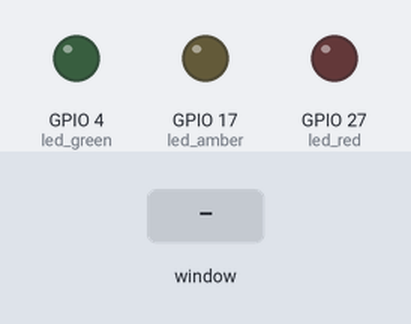
Recording of a program running on a simulated Raspberry Pi (BCM pin numbers) with a Pibrella. Parts: output pins drawn as LEDs (lit = HIGH). The inputs (shaded band) are chosen by the test bench. The desktop window is not drawn, its controls go by their first labels and the mouse button is held 0.15 s.

Above: at 1.2 s.
1.3 s: slider 1 in the window set to 50
At 1.8 s:
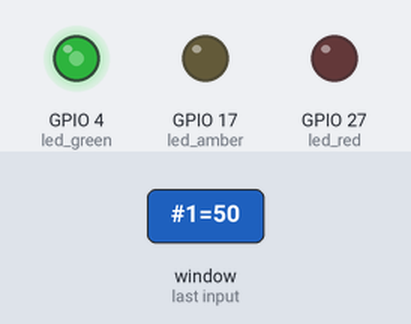
2.8 s: slider 1 in the window set to 100
At 4.0 s:
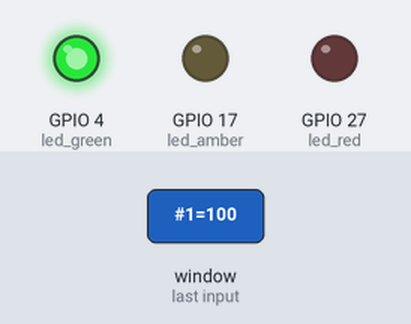
4.3 s: slider 1 in the window set to 25
At 5.2 s:
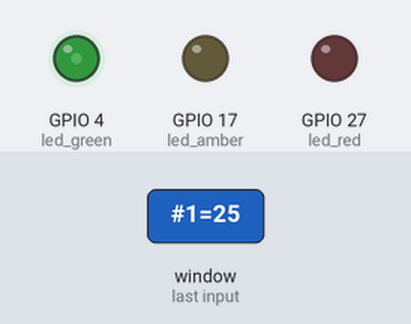
5.8 s: slider 2 in the window set to 50
At 6.4 s:
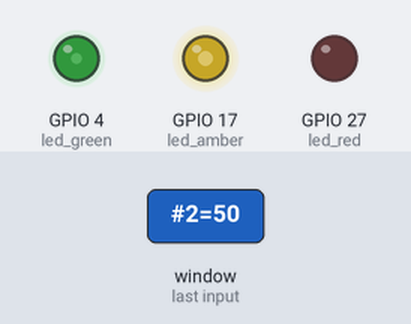
7.3 s: slider 1 in the window set to 0
At 8.5 s:
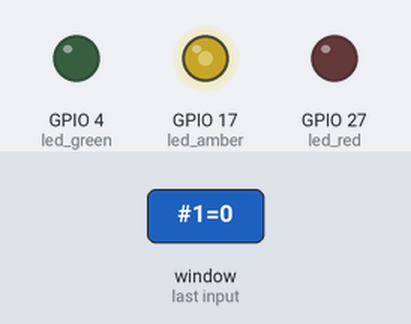
8.8 s: slider 2 in the window set to 100
At 9.9 s:
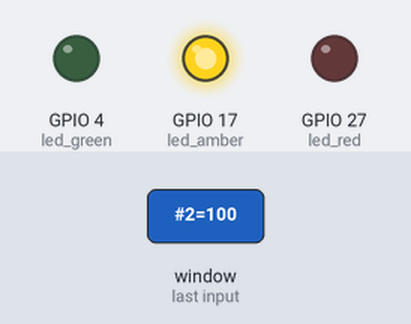
Timing chart, 0 to 11.3 s (numbered marks = the images above; inputs shaded):
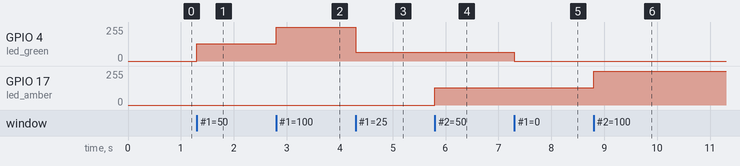

Measured:
- after the input at 1.3 s, GPIO 4 (led_green): 0/255 → 128/255 at once
- after the input at 2.8 s, GPIO 4 (led_green): 128/255 → 255/255 at once
- after the input at 4.3 s, GPIO 4 (led_green): 255/255 → 64/255 at once
- after the input at 5.8 s, GPIO 17 (led_amber): 0/255 → 128/255 at once
- after the input at 7.3 s, GPIO 4 (led_green): 64/255 → 0/255 at once
- after the input at 8.8 s, GPIO 17 (led_amber): 128/255 → 255/255 at once

The program:

pibrella_led_dim.py
```python
# Change History:
# 2020-02-15/ec:    Initial release.

from gpiozero import PWMLED
from guizero import App, PushButton, Text, Slider

def slider_green_changed():
    led_green.value = slider_green.value / 100

def slider_amber_changed():
    led_amber.value = slider_amber.value / 100

def slider_red_changed():
    led_red.value = slider_red.value / 100

led_green = PWMLED(4)
led_amber = PWMLED(17)
led_red = PWMLED(27)

# === gui ===

app = App(title="Pibrella LED Dim", layout="grid")
text_title = Text(app,
    text="Use slider to change brightness % of LED:",
    grid=[0, 0, 2, 1])

text_green = Text(app, text="Green", grid=[0, 1])
slider_green = Slider(app, start=0, end=100,
    command=slider_green_changed, grid=[1, 1])
text_amber = Text(app, text="Amber", grid=[0, 2])
slider_amber = Slider(app, start=0, end=100,
    command=slider_amber_changed, grid=[1, 2])
text_red = Text(app, text="Red", grid=[0, 3])
slider_red = Slider(app, start=0, end=100,
    command=slider_red_changed, grid=[1, 3])

button_exit = PushButton(app, text="Exit",
    command=app.destroy, grid=[0, 4, 2, 1])

app.display()
```
